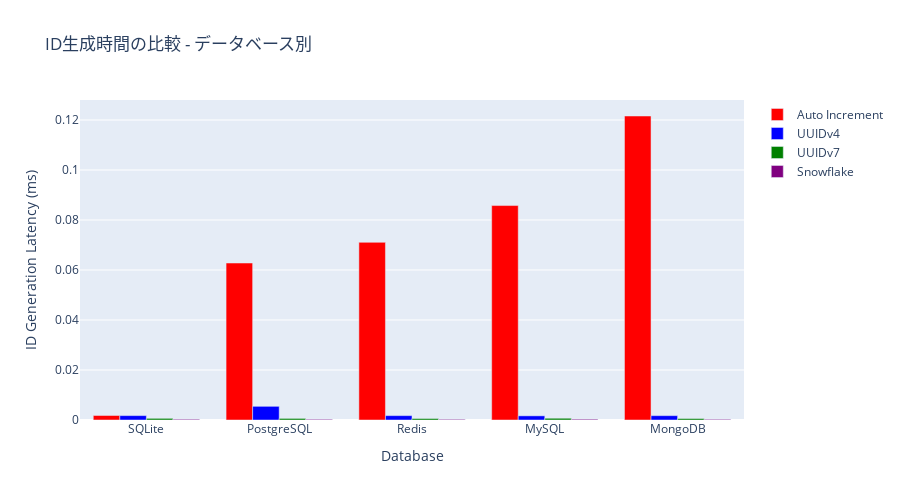

Notebook code for this chart:
### Code cell
# Auto IncrementとUUIDv4の詳細比較
import plotly.graph_objects as go

fig = go.Figure()

# Auto Incrementのデータ
auto_inc_data = id_generation_latency_df[id_generation_latency_df['id_type'] == 'Auto Increment'].sort_values('latency_mean_ms')
fig.add_trace(go.Bar(
    name='Auto Increment',
    x=auto_inc_data['database'],
    y=auto_inc_data['latency_mean_ms'],
    marker_color='red'
))

# UUIDv4のデータ
uuid4_data = id_generation_latency_df[id_generation_latency_df['id_type'] == 'UUIDv4'].sort_values('latency_mean_ms')
fig.add_trace(go.Bar(
    name='UUIDv4',
    x=uuid4_data['database'],
    y=uuid4_data['latency_mean_ms'],
    marker_color='blue'
))

# UUIDv7のデータ
uuid7_data = id_generation_latency_df[id_generation_latency_df['id_type'] == 'UUIDv7'].sort_values('latency_mean_ms')
fig.add_trace(go.Bar(
    name='UUIDv7',
    x=uuid7_data['database'],
    y=uuid7_data['latency_mean_ms'],
    marker_color='green'
))

# Snowflakeのデータ
snowflake_data = id_generation_latency_df[id_generation_latency_df['id_type'] == 'Snowflake'].sort_values('latency_mean_ms')
fig.add_trace(go.Bar(
    name='Snowflake',
    x=snowflake_data['database'],
    y=snowflake_data['latency_mean_ms'],
    marker_color='purple'
))

fig.update_layout(
    title='ID生成時間の比較 - データベース別',
    xaxis_title='Database',
    yaxis_title='ID Generation Latency (ms)',
    barmode='group',
    height=500
)

fig.show()

### Figure 1 — Plotly figure (JSON) as saved in the notebook; plotly's stock layout.template omitted (floating-point values rounded to 4 significant figures)
{"data": [{"marker": {"color": "red"}, "name": "Auto Increment", "type": "bar", "x": ["SQLite", "PostgreSQL", "Redis", "MySQL", "MongoDB"], "y": [0.001804, 0.06278, 0.07106, 0.08577, 0.1216]}, {"marker": {"color": "blue"}, "name": "UUIDv4", "type": "bar", "x": ["MySQL", "MongoDB", "Redis", "SQLite", "PostgreSQL"], "y": [0.001666, 0.001735, 0.001748, 0.001757, 0.005473]}, {"marker": {"color": "green"}, "name": "UUIDv7", "type": "bar", "x": ["MongoDB", "Redis", "PostgreSQL", "SQLite", "MySQL"], "y": [0.0005881, 0.0005962, 0.0006312, 0.0006585, 0.0007003]}, {"marker": {"color": "purple"}, "name": "Snowflake", "type": "bar", "x": ["MongoDB", "Redis", "PostgreSQL", "SQLite", "MySQL"], "y": [0.0002658, 0.0002684, 0.0002739, 0.0002867, 0.0003164]}], "layout": {"barmode": "group", "height": 500, "title": {"text": "ID生成時間の比較 - データベース別"}, "xaxis": {"title": {"text": "Database"}}, "yaxis": {"title": {"text": "ID Generation Latency (ms)"}}}}
